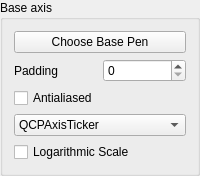
                                                            <widget class="QGroupBox" name="groupBox_4">
                                                                <property name="title">
                                                                    <string>Base axis</string>
                                                                </property>
                                                                <layout class="QGridLayout" name="gridLayout_35">
                                                                    <item row="5" column="0">
                                                                        <widget class="QCheckBox" name="checkBox_yAxis2_setLogarithmicScale">
                                                                            <property name="text">
                                                                                <string>Logarithmic Scale</string>
                                                                            </property>
                                                                        </widget>
                                                                    </item>
                                                                    <item row="4" column="0">
                                                                        <widget class="QComboBox" name="comboBox_yAxis2_setTicker">
                                                                            <item>
                                                                                <property name="text">
                                                                                    <string>QCPAxisTicker</string>
                                                                                </property>
                                                                            </item>
                                                                            <item>
                                                                                <property name="text">
                                                                                    <string>QCPAxisTickerPi</string>
                                                                                </property>
                                                                            </item>
                                                                            <item>
                                                                                <property name="text">
                                                                                    <string>QCPAxisTickerDateTime</string>
                                                                                </property>
                                                                            </item>
                                                                            <item>
                                                                                <property name="text">
                                                                                    <string>QCPAxisTickerFixed</string>
                                                                                </property>
                                                                            </item>
                                                                            <item>
                                                                                <property name="text">
                                                                                    <string>QCPAxisTickerLog</string>
                                                                                </property>
                                                                            </item>
                                                                            <item>
                                                                                <property name="text">
                                                                                    <string>QCPAxisTickerText</string>
                                                                                </property>
                                                                            </item>
                                                                            <item>
                                                                                <property name="text">
                                                                                    <string>QCPAxisTickerTime</string>
                                                                                </property>
                                                                            </item>
                                                                        </widget>
                                                                    </item>
                                                                    <item row="2" column="0">
                                                                        <layout class="QHBoxLayout" name="horizontalLayout_36">
                                                                            <item>
                                                                                <widget class="QLabel" name="label_36">
                                                                                    <property name="text">
                                                                                        <string>Padding</string>
                                                                                    </property>
                                                                                </widget>
                                                                            </item>
                                                                            <item>
                                                                                <widget class="QSpinBox" name="spinBox_yAxis2_setPadding"/>
                                                                            </item>
                                                                        </layout>
                                                                    </item>
                                                                    <item row="0" column="0">
                                                                        <widget class="QPushButton" name="pushButton_yAxis2_setBasePen">
                                                                            <property name="text">
                                                                                <string>Choose Base Pen</string>
                                                                            </property>
                                                                        </widget>
                                                                    </item>
                                                                    <item row="3" column="0">
                                                                        <widget class="QCheckBox" name="checkBox_yAxis2_setAntialiased">
                                                                            <property name="text">
                                                                                <string>Antialiased</string>
                                                                            </property>
                                                                        </widget>
                                                                    </item>
                                                                </layout>
                                                            </widget>
